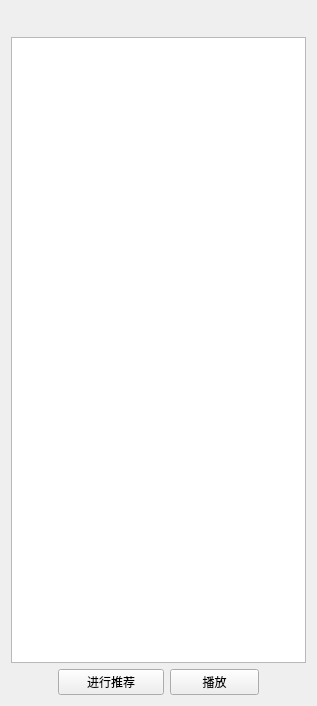
<?xml version="1.0" encoding="UTF-8"?>
<ui version="4.0">
 <class>Dialog</class>
 <widget class="QDialog" name="Dialog">
  <property name="geometry">
   <rect>
    <x>0</x>
    <y>0</y>
    <width>317</width>
    <height>706</height>
   </rect>
  </property>
  <property name="windowTitle">
   <string>Dialog</string>
  </property>
  <layout class="QGridLayout" name="gridLayout">
   <item row="0" column="0">
    <spacer name="horizontalSpacer_4">
     <property name="orientation">
      <enum>Qt::Orientation::Horizontal</enum>
     </property>
     <property name="sizeHint" stdset="0">
      <size>
       <width>40</width>
       <height>20</height>
      </size>
     </property>
    </spacer>
   </item>
   <item row="0" column="1">
    <spacer name="horizontalSpacer_3">
     <property name="orientation">
      <enum>Qt::Orientation::Horizontal</enum>
     </property>
     <property name="sizeHint" stdset="0">
      <size>
       <width>106</width>
       <height>20</height>
      </size>
     </property>
    </spacer>
   </item>
   <item row="0" column="2">
    <spacer name="horizontalSpacer_5">
     <property name="orientation">
      <enum>Qt::Orientation::Horizontal</enum>
     </property>
     <property name="sizeHint" stdset="0">
      <size>
       <width>89</width>
       <height>20</height>
      </size>
     </property>
    </spacer>
   </item>
   <item row="0" column="4">
    <widget class="QPushButton" name="Aiclose_pushButton">
     <property name="cursor">
      <cursorShape>PointingHandCursor</cursorShape>
     </property>
     <property name="styleSheet">
      <string notr="true">QPushButton
{
	border-radius:0x;
	background-repeat:no-repeat;
	border:none;
	background-position:center center;
}
QPushButton:hevar{
	background-color:rgb(230,0,0,0.5);
}
QPushButton:pressed{
	background-color:rgba(95,95,95,100);
	border-color:rgba(255,255,255,30);
	border-style:inset;
	color:rgba(0,0,0,100);
}</string>
     </property>
     <property name="text">
      <string/>
     </property>
     <property name="icon">
      <iconset resource="res.qrc">
       <normaloff>:/png/button/close.png</normaloff>:/png/button/close.png</iconset>
     </property>
     <property name="iconSize">
      <size>
       <width>32</width>
       <height>32</height>
      </size>
     </property>
    </widget>
   </item>
   <item row="2" column="0">
    <spacer name="horizontalSpacer">
     <property name="orientation">
      <enum>Qt::Orientation::Horizontal</enum>
     </property>
     <property name="sizeHint" stdset="0">
      <size>
       <width>41</width>
       <height>20</height>
      </size>
     </property>
    </spacer>
   </item>
   <item row="2" column="1">
    <widget class="QPushButton" name="Recommend_pushButton">
     <property name="text">
      <string>进行推荐</string>
     </property>
    </widget>
   </item>
   <item row="2" column="2">
    <widget class="QPushButton" name="RecommendPlay_pushButton">
     <property name="text">
      <string>播放</string>
     </property>
    </widget>
   </item>
   <item row="2" column="3" colspan="2">
    <spacer name="horizontalSpacer_2">
     <property name="orientation">
      <enum>Qt::Orientation::Horizontal</enum>
     </property>
     <property name="sizeHint" stdset="0">
      <size>
       <width>41</width>
       <height>20</height>
      </size>
     </property>
    </spacer>
   </item>
   <item row="1" column="0" colspan="5">
    <widget class="QListWidget" name="AI_listWidget"/>
   </item>
  </layout>
 </widget>
 <resources>
  <include location="res.qrc"/>
 </resources>
 <connections/>
</ui>
